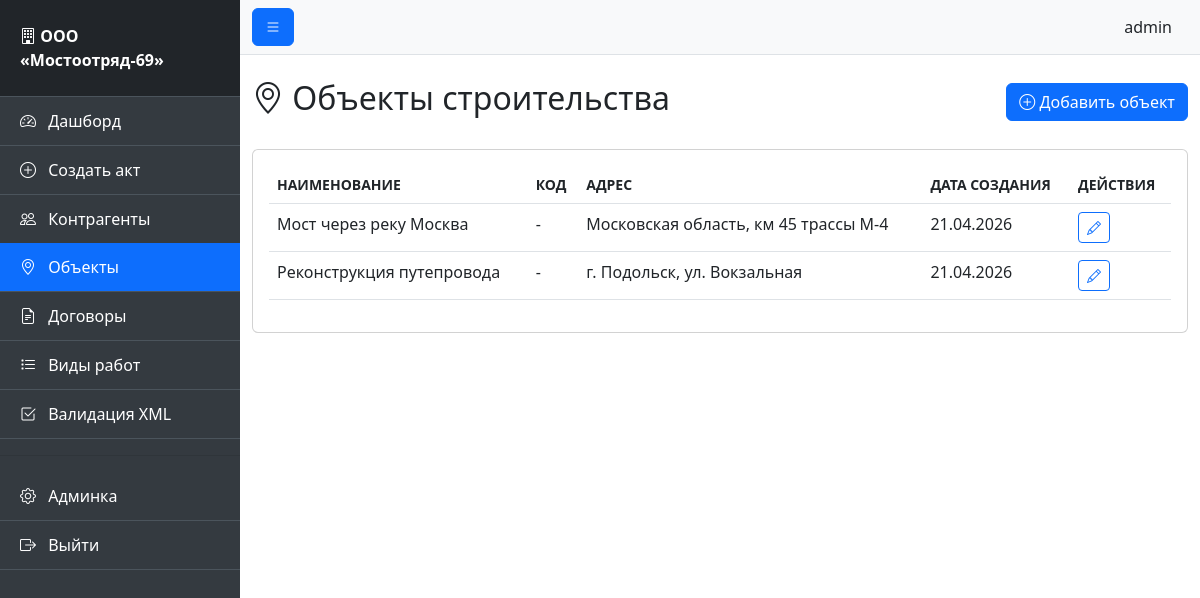
Screenshot of /objects/ (signed in) with the database file from the repository.
### acts/models.py (models this page shows, shortened)
class Object(models.Model):
    name = models.CharField('Наименование объекта', max_length=255)
    code = models.CharField('Код объекта', max_length=50, blank=True)
    address = models.TextField('Адрес объекта', blank=True)
    description = models.TextField('Описание', blank=True)
    created_at = models.DateTimeField('Дата создания', auto_now_add=True)
    class Meta:
        verbose_name = 'Объект строительства'
        verbose_name_plural = 'Объекты строительства'
        ordering = ['name']

### acts/views.py (the view)
# urls.py: path('objects/', views.objects_list, name='objects_list'),
@login_required
def objects_list(request):
    objects = Object.objects.all()
    context = {'objects': objects}
    return render(request, 'acts/objects_list.html', context)

### acts/templates/acts/objects_list.html (shortened to what this page needs)
{% extends 'acts/base.html' %}
{% block content %}
<div class="d-flex justify-content-between align-items-center mb-4">
    <h2><i class="bi bi-geo-alt"></i> Объекты строительства</h2>
    <a href="{% url 'admin:acts_object_add' %}" class="btn btn-primary">
        <i class="bi bi-plus-circle"></i> Добавить объект
    </a>
</div>
<div class="card">
    <div class="card-body">
        {% if objects %}
        <div class="table-responsive">
            <table class="table table-hover">
                <thead>
                    <tr>
                        <th>Наименование</th>
                        <th>Код</th>
                        <th>Адрес</th>
                        <th>Дата создания</th>
                        <th>Действия</th>
                    </tr>
                </thead>
                <tbody>
                    {% for object in objects %}
                    <tr>
                        <td>{{ object.name }}</td>
                        <td>{{ object.code|default:"-" }}</td>
                        <td>{{ object.address|default:"-" }}</td>
                        <td>{{ object.created_at|date:"d.m.Y" }}</td>
                        <td>
                            <a href="{% url 'admin:acts_object_change' object.pk %}" class="btn btn-sm btn-outline-primary">
                                <i class="bi bi-pencil"></i>
                            </a>
                        </td>
                    </tr>
                    {% endfor %}
                </tbody>
            </table>
        </div>
        {% else %}
        <p class="text-muted text-center">Объекты ещё не добавлены</p>
        {% endif %}
    </div>
</div>
{% endblock %}

### acts/templates/acts/base.html (shortened to what this page needs)
<!DOCTYPE html>
<html lang="ru">
<head>
    <link href="https://cdn.jsdelivr.net/npm/bootstrap@5.3.0/dist/css/bootstrap.min.css" rel="stylesheet">
    <link href="https://cdn.jsdelivr.net/npm/bootstrap-icons@1.10.0/font/bootstrap-icons.css" rel="stylesheet">
    {% load static %}
    <link href="{% static 'acts/css/custom.css' %}" rel="stylesheet">
</head>
<body>
    {% if user.is_authenticated %}
    <div class="d-flex" id="wrapper">
        <div class="sidebar" id="sidebar-wrapper">
            <div class="sidebar-heading">
                <i class="bi bi-building"></i> ООО «Мостоотряд-69»
            </div>
            <div class="list-group list-group-flush">
                <a href="{% url 'dashboard' %}" class="list-group-item list-group-item-action {% if request.resolver_match.url_name == 'dashboard' %}active{% endif %}">
                    <i class="bi bi-speedometer2"></i> Дашборд
                </a>
                <a href="{% url 'create_act' %}" class="list-group-item list-group-item-action {% if request.resolver_match.url_name == 'create_act' %}active{% endif %}">
                    <i class="bi bi-plus-circle"></i> Создать акт
                </a>
                <a href="{% url 'contractors_list' %}" class="list-group-item list-group-item-action {% if request.resolver_match.url_name == 'contractors_list' %}active{% endif %}">
                    <i class="bi bi-people"></i> Контрагенты
                </a>
                <a href="{% url 'objects_list' %}" class="list-group-item list-group-item-action {% if request.resolver_match.url_name == 'objects_list' %}active{% endif %}">
                    <i class="bi bi-geo-alt"></i> Объекты
                </a>
                <a href="{% url 'contracts_list' %}" class="list-group-item list-group-item-action {% if request.resolver_match.url_name == 'contracts_list' %}active{% endif %}">
                    <i class="bi bi-file-earmark-text"></i> Договоры
                </a>
                <a href="{% url 'work_types_list' %}" class="list-group-item list-group-item-action {% if request.resolver_match.url_name == 'work_types_list' %}active{% endif %}">
                    <i class="bi bi-list-task"></i> Виды работ
                </a>
                <a href="{% url 'validate_xml' %}" class="list-group-item list-group-item-action {% if request.resolver_match.url_name == 'validate_xml' %}active{% endif %}">
                    <i class="bi bi-check2-square"></i> Валидация XML
                </a>
                <hr>
                <a href="{% url 'admin:index' %}" class="list-group-item list-group-item-action">
                    <i class="bi bi-gear"></i> Админка
                </a>
                <a href="{% url 'logout' %}" class="list-group-item list-group-item-action">
                    <i class="bi bi-box-arrow-right"></i> Выйти
                </a>
            </div>
        </div>
        <div id="page-content-wrapper">
            <nav class="navbar navbar-expand-lg navbar-light bg-light border-bottom">
                <div class="container-fluid">
                    <button class="btn btn-primary" id="sidebarToggle">
                        <i class="bi bi-list"></i>
                    </button>
                    <div class="ms-auto d-flex align-items-center">
                        <span class="me-3">{{ user.get_full_name|default:user.username }}</span>
                    </div>
                </div>
            </nav>
            <div class="container-fluid py-4">
                {% block content %}{% endblock %}
            </div>
        </div>
    </div>
    {% endif %}
</body>
</html>

### acts/static/acts/css/custom.css (style rules this page uses)
#wrapper { overflow-x: hidden; }
#sidebar-wrapper { min-height: 100vh; margin-left: -15rem; transition: margin 0.25s ease-out; background-color: #343a40; position: fixed; z-index: 1000; width: 15rem; }
#sidebar-wrapper .sidebar-heading { padding: 1.5rem 1.25rem; font-size: 1rem; font-weight: bold; color: #fff; background-color: #212529; border-bottom: 1px solid #4b545c; }
#sidebar-wrapper .list-group { width: 15rem; }
#sidebar-wrapper .list-group-item { background-color: #343a40; color: #fff; border: none; border-bottom: 1px solid #4b545c; padding: 0.75rem 1.25rem; }
#sidebar-wrapper .list-group-item.active { background-color: #0d6efd; color: #fff; }
#sidebar-wrapper .list-group-item i { margin-right: 0.5rem; }
#page-content-wrapper { min-width: 100vw; margin-left: 0; transition: margin 0.25s ease-out; }
@media (min-width: 768px) { #sidebar-wrapper { margin-left: 0; } }
@media (min-width: 768px) { #page-content-wrapper { min-width: 0; width: 100%; margin-left: 15rem; } }
.table th { font-weight: 600; text-transform: uppercase; font-size: 0.875rem; }
.btn-sm { padding: 0.25rem 0.5rem; font-size: 0.875rem; }
#sidebarToggle { transition: all 0.2s ease-in-out; }

### rows the page displays
Object: name "Мост через реку Москва", code "-", address "Московская область, км 45 трассы М-4", created_at "21.04.2026"
Object: name "Реконструкция путепровода", code "-", address "г. Подольск, ул. Вокзальная", created_at "21.04.2026"

### other values shown
{{ user.get_full_name|default:user.username }} "admin"
